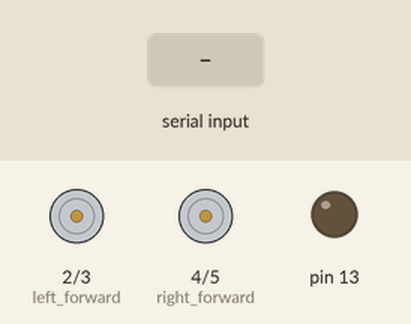
Recording of a sketch running on a simulated Arduino Uno, built with avr-gcc and run on an emulated ATmega328P. Shown: motor-driver pin pairs drawn as motors (green arrow = first pin HIGH = forward, orange = second pin HIGH = backward, longer = more drive), output pins drawn as LEDs (lit = HIGH). The inputs (shaded band) are chosen by the test bench.

Above: at 1.2 s.
1.3 s: "2" received over the second serial link
At 2.5 s:
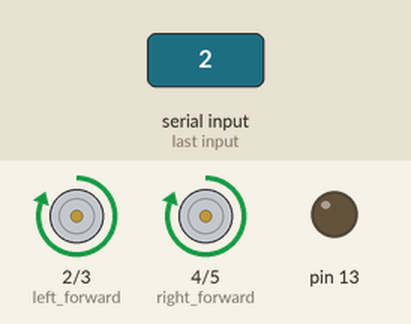
2.8 s: "4" received over the second serial link
At 3.8 s:
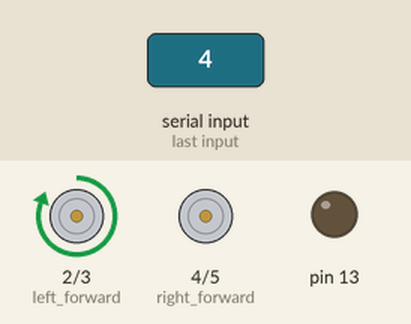
4.3 s: "3" received over the second serial link
At 5.0 s:
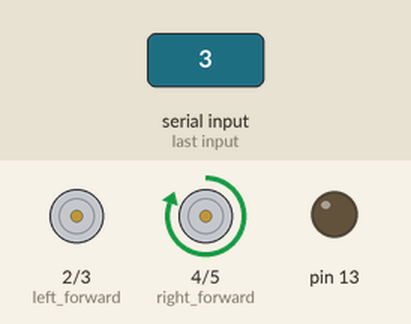
5.8 s: "5" received over the second serial link
At 6.1 s:
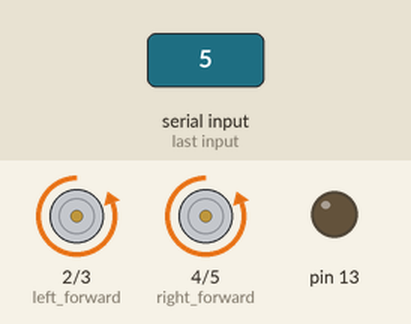
7.3 s: "6" received over the second serial link
At 8.5 s:
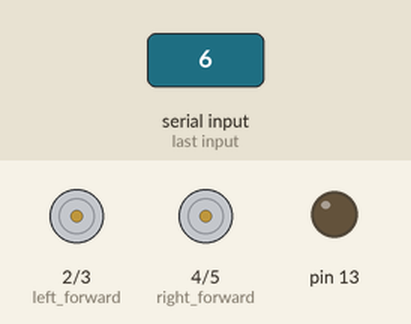
Timing chart, 0 to 9.8 s (numbered marks = the images above; inputs shaded):
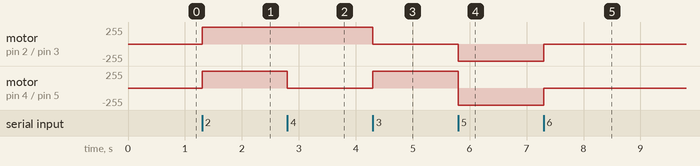

Measured:
- after the input at 1.3 s, motor on pin 2 (left_forward) / pin 3 (left_backward), motor on pin 4 (right_forward) / pin 5 (right_backward): stopped → forward 255/255 at once
- after the input at 2.8 s, motor on pin 4 (right_forward) / pin 5 (right_backward): forward 255/255 → stopped at once
- after the input at 4.3 s, motor on pin 2 (left_forward) / pin 3 (left_backward): forward 255/255 → stopped at once; motor on pin 4 (right_forward) / pin 5 (right_backward): stopped → forward 255/255 at once
- after the input at 5.8 s, motor on pin 2 (left_forward) / pin 3 (left_backward): stopped → backward 255/255 at once; motor on pin 4 (right_forward) / pin 5 (right_backward): forward 255/255 → backward 255/255 at once
- after the input at 7.3 s, motor on pin 2 (left_forward) / pin 3 (left_backward), motor on pin 4 (right_forward) / pin 5 (right_backward): backward 255/255 → stopped at once

The sketch:

Leader.ino
```cpp
#include <SoftwareSerial.h> //library used to simulate UART in pin 8 & 9 as the usual serial pins 0 & 1 is used to upload the code

const char trig_pin = 10; //Pin to trigger Ulthrasound Sensor
unsigned long tme;

SoftwareSerial mySerial(8,9);  //rx=8,tx=9
bool stop_pulse; //to switch off/on ultrasound pulse

void process_Data(byte val)
{
  switch (val) {
  case 50: //Front
    digitalWrite(2,HIGH);
    digitalWrite(3,LOW);
    digitalWrite(4,HIGH);
    digitalWrite(5,LOW);
    break;
  case 52: //Left
    digitalWrite(2,HIGH);
    digitalWrite(3,LOW);
    digitalWrite(4,LOW);
    digitalWrite(5,LOW);
    break;
  case 51: //Right
    digitalWrite(2,LOW);
    digitalWrite(3,LOW);
    digitalWrite(4,HIGH);
    digitalWrite(5,LOW);
    break;
  case 53: //Back
    digitalWrite(2,LOW);
    digitalWrite(3,HIGH);
    digitalWrite(4,LOW);
    digitalWrite(5,HIGH);
    break;
  case 54: //Stop
    digitalWrite(2,LOW);
    digitalWrite(3,LOW);
    digitalWrite(4,LOW);
    digitalWrite(5,LOW);
    break;
  case 55: //Stop/Start Pulse
     if(stop_pulse == false)
     {
      stop_pulse=true;
     }
     else {

      stop_pulse=false;
     }
    break;

}
}

void setup() {
  // initialize serial port:
  Serial.begin(115200); //to display on the Computer; 115200 = BAUD rate
   // initialize software serial port for Bluwtooth receiver
  mySerial.begin(9600); //9600=BAUD rate

  tme=0; //tme is used to check elasped time

 //boolean to switch off & on Pulses
  stop_pulse=true;

  //Set 13 Pin Inbuilt LED as Output
  pinMode(13,OUTPUT);

  pinMode(trig_pin,OUTPUT); //Set the Trigger pin as output

  //Set 4 pins as Output for the Motor Drive
 pinMode(2,OUTPUT); //left forward
 pinMode(3,OUTPUT); //left backward
 pinMode(4,OUTPUT); //right forward
 pinMode(5,OUTPUT);//right backward


}

void loop() {


if (!stop_pulse && (millis()-tme)>=1000) { //once every 400 milliseconds this loop is executed
digitalWrite(trig_pin,HIGH);  //trigger pin is set for 10 microseconds to send the Ultrasound pulse
delayMicroseconds(10);
digitalWrite(trig_pin,LOW);
tme= millis(); //records amount of milliseconds that have passed since the start of the program
delay(5);//5 milliseconds delay
}


if (mySerial.available()>0) {  //Check if data is available in the Buffer

   byte in_char = mySerial.read();  //If yes, read it
   if (in_char < 60)process_Data(in_char); //Send it to control the motor

   //Otherwise control the inBuilt LED
   if (in_char == 69) digitalWrite(13,HIGH);
   if (in_char == 70) digitalWrite(13,LOW);
 }

}
```
